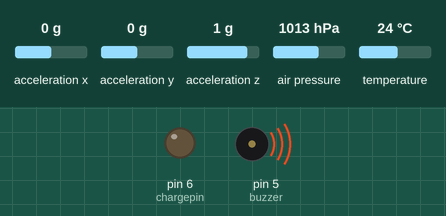
Recording of a sketch running on a simulated Arduino Uno, built with avr-gcc and run on an emulated ATmega328P. Shown: output pins drawn as LEDs (lit = HIGH), buzzer (waves = sounding). Inputs (shaded band) come from the test bench; at power-on: acceleration x 0 g, acceleration y 0 g, acceleration z 1 g, air pressure 1013 hPa, temperature 24 °C. Storage starts empty.

Above: at 4.43 s.
At 8.9 s:
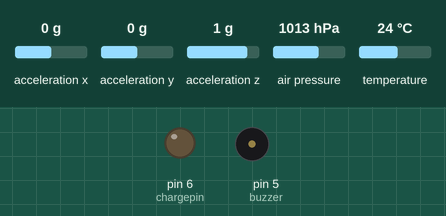
Timing chart, 0 to 11.2 s (numbered marks = the images above):
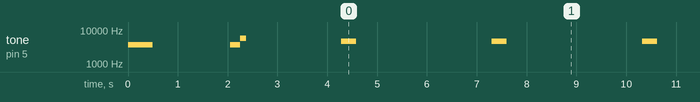

The sketch:

Data_logger_V2.12.ino
```cpp
//Libraries. This flight computer uses a BMP280 and ADXL345 over I2C and an SD reader over SPI.
#include <Adafruit_BMP280.h>
#include <SD.h>
#include <Wire.h>
#include <Adafruit_ADXL345_U.h>
#include <SPI.h>

//Define constants
#define chargepin 6
#define buzzer 5
#define logtime 30 //<--slows down time between logs by this much. current loop can run every 10-11ms which is 100 lines of data per second, but adding a delay between loops reduces this. For example, adding 10ms slows it down to 50 lines per second.
#define buzztime 3000
#define flushtime 10000
#define armcheck 50 //<--This is the minimum height in meters that the deployment charge can go off. Change this for whatever needed.

//Variables
float temp, pres, alti, bmpcal1, bmpcal2, bmpcal3, altioffset, correctedalt, checkalti, accelx, accely, accelz;
float alticheck = 0;
int deploycount = 0;
long buzzclock, flushclock;
unsigned long timer;
bool armed = false;

//BMP, ADXL and SD things
Adafruit_BMP280 bmp;
Adafruit_ADXL345_Unified accel = Adafruit_ADXL345_Unified();
File logfile;

void setup() {
//setup begin tone
  pinMode(buzzer, OUTPUT);
  tone(buzzer, 3700, 500);
  delay(1000);
//setup BMP, ADXL and SD
  pinMode (chargepin, OUTPUT);
  Serial.begin(9600);
  bmp.begin(0x76); //<--I2C address is needed apparently otherwise altimeter just spits out garbage.
  accel.begin();
  accel.setRange(ADXL345_RANGE_16_G);
  if (SD.begin(SPI_FULL_SPEED, 10)){
     logfile = SD.open("log.txt", FILE_WRITE);
     logfile.println();
     logfile.println("~~ Logger version 2.12 ~~");
     logfile.println();
     logfile.println("~~ NEW FLIGHT ~~");
     logfile.println();
  }
  if (!SD.begin(10)) {
     Serial.println("SD card initialisation failed");
     while (1);
  }

//Figure out an offest for height above ground. There's a better way to do this with the BMP probably.
  Wire.begin();
  bmpcal1 = bmp.readAltitude();
  delay(500);
  bmpcal2 = bmp.readAltitude();
  delay(500);
  bmpcal3 = bmp.readAltitude();
  altioffset = ((bmpcal1 + bmpcal2 + bmpcal3) / 3);

//Double tone to indicate setup is done.
  tone(buzzer, 3700, 220);
  delay(200);
  tone(buzzer, 5700, 120);
  delay(2000);
}

void readbmp (void) {
//Read stuff from the BMP sensor, store it in variables
  Wire.begin();
  temp = bmp.readTemperature();
  pres = bmp.readPressure() / 100.0;
  alti = bmp.readAltitude();
  correctedalt = alti - altioffset;
  Wire.endTransmission();
}

void readadxl (void) {
//Read stuff from the accelerometer, store it in variables
  Wire.begin();
  sensors_event_t event;
  accel.getEvent(&event);
  accelx = event.acceleration.x - 0.143;
  accely = event.acceleration.y + 0.776;
  accelz = event.acceleration.z + 0.969;
  Wire.endTransmission();
}

void arming (void) {
//Run arming check. Altitude above ground must be above armcheck before the deployment check runs.
  if (armed){
     deployment();
     }
  else {
       if (correctedalt > armcheck) {
          armed = true;
          logfile.println("~~ EJECTION CHARGE ARMED ~~");
          }
       }
}

void deployment (void) {
//Run the deployment checks and allows firing of deployment charge if condition is met.
//Apogee is detected when there have been at least 3 consecutive reductions in altitude.
//Disables deployment charge for safety if altitude falls below armcheck.


//****     This section of code is can't be properly tested without a flight,     ****
//****     so, no deployment charge will be hooked up for initial flight.         ****
//****     Prints a line to logfile instead to indicate events.                   ****

  if (correctedalt < alticheck) {
     deploycount = deploycount + 1;
     alticheck = correctedalt;
     }
  else {
       deploycount = 0;
       alticheck = correctedalt;
       }
  if (deploycount > 3) {
     digitalWrite(chargepin, HIGH);
     logfile.println("~~ EJECTION CHARGE FIRED ~~");
     }
  if (correctedalt < armcheck) {
     armed = false;
     deploycount = 0;
     digitalWrite(chargepin, LOW);
     logfile.println("~~ EJECTION CHARGE DISABLED ~~");
     }
}

void loop() {
//Timestamp
  timer = millis();
  while (millis() - timer < logtime) {
  }
//Tone indicating logging is happening
  if  (timer - buzzclock >= buzztime) {
      tone(buzzer, 4700, 300);
      buzzclock = timer;
      }

//run through all the reads and checks
  readbmp();
  readadxl();
  arming();

//Log the stuff to the file.
  #define COMMA logfile.print(",");
  logfile.print(timer); COMMA;
  logfile.print(temp); COMMA;
  logfile.print(pres); COMMA;
  logfile.print(alti); COMMA;
  logfile.print(correctedalt); COMMA;
  logfile.print(accelx); COMMA;
  logfile.print(accely); COMMA;
  logfile.print(accelz); COMMA;
  logfile.println();

//Required to write to the text file properly, otherwise the file comes back empty.
//Loop runs quicker this way compared to opening and then closing the file every loop, allowing more frequent logging.
   if ((timer - flushclock >= flushtime))
      {
       logfile.flush();
       flushclock = timer;
      }
}
```

Measured:
- by itself, tone on pin 5 (buzzer): plays 3700 Hz for 0.50 s, 3700 Hz for 0.20 s, 5700 Hz for 0.12 s, 4700 Hz for 0.30 s, 4700 Hz for 0.30 s, 4700 Hz for 0.30 s … (10 notes in this stretch)
